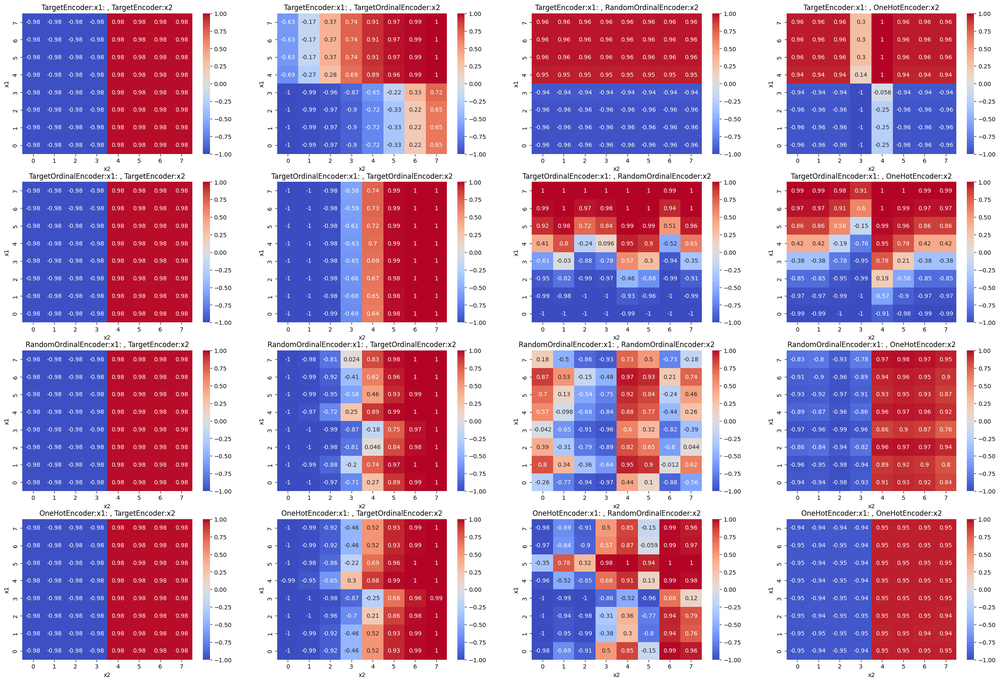
#> input picture asymmetric_log_reg.png, 1000 x 682 px, shrunk from 2381 x 1625 before the run, given in place of nn_no_reg.png, which was not available
$ jupyter execute a.ipynb   (older library calls are emulated)   (text cells are left out)
#> lines starting #> are read from the running program, lines starting #| are printed output that depends on the picture; after the words box and inside, x2 and y2 are one past the last pixel; in counts of white or black regions, pixels touching at a corner belong together; pictures that were not available may be replaced by others from this repository, and a replacement may not be noted
[cell 1]
import cv2
import numpy as np
import matplotlib.pyplot as plt
from PIL import Image, ImageDraw, ImageFont

[cell 2]
def textsize(text, font):
    im = Image.new(mode="P", size=(0, 0))
    draw = ImageDraw.Draw(im)
    _, _, width, height = draw.textbbox((0, 0), text=text, font=font)
    return width, height

def add_rotated_text_to_image(image_array: np.ndarray, text: str, position: tuple,font_size, rotation_angle: int = 0, font_path: str = None, text_color: tuple = (255, 255, 255)):
    # Convert numpy array to PIL Image
    image = Image.fromarray(image_array)

    # Load a font (default to a basic font if no font path is provided)
    if font_path:
        font = ImageFont.truetype(font_path, font_size)
    else:
        font = ImageFont.load_default(font_size)

    # Create the text image to rotate
    text_image = Image.new('RGBA', textsize(text, font=font), (255, 255, 255, 0))
    text_draw = ImageDraw.Draw(text_image)
    text_draw.text((0, 0), text, font=font, fill=text_color)

    # Rotate the text image
    rotated_text_image = text_image.rotate(rotation_angle, expand=1)

    # Paste the rotated text image onto the original image
    image.paste(rotated_text_image, position, rotated_text_image)

    # Convert back to numpy array if needed
    result_image_array = np.array(image)

    return result_image_array

def add_text(img, text, pos, rotation_angle=0, font_size=20):
    return add_rotated_text_to_image(img, text, pos, font_size, rotation_angle=rotation_angle, text_color=(0, 0, 0))

[cell 3]
def convert_image(input_file):
#> called with input_file = 'nn_no_reg'
    name = input_file
    # Load the original image
    image = cv2.imread(f'{name}.png')
#> image is the input picture: shape (682, 1000, 3); mean B, G, R 183.6, 150.9, 186.3

    # Convert image from BGR to RGB
    image_rgb = cv2.cvtColor(image, cv2.COLOR_BGR2RGB)

    # Assuming the image is divided into 4x4 grid of heatmaps
    rows, cols = 4, 4
    height, width, _ = image_rgb.shape
#> height = 682; width = 1000
    ho = 20
    sub_height, sub_width = (height - ho) // rows, width // cols
#> sub_height = 165; sub_width = 250

    # Create a list to hold the individual heatmaps
    heatmaps = []

    # Split the image into 16 smaller heatmaps
    for i in range(rows):
        for j in range(cols):
            # Extract the individual heatmap
            sub_image = image_rgb[i*sub_height:(i+1)*sub_height, j*sub_width:(j+1)*sub_width]
            heatmaps.append((i,j,sub_image))
#> after the loop, heatmaps = 16 items


    legend = None
    counter = 0
    letters = [chr(x) for x in range(97,97+26)]

    # Function to mask the lower triangle
    fontFace = cv2.FONT_HERSHEY_SIMPLEX
    color = (0, 0, 0)
    white = 255

    def mask_lower_triangle(image, i, j):
        # remove heading and legend
        heading_height = 30
        bottom_height = -5
        feature_label_width = 30
        legend_width = -74

        image[:heading_height,:,:] = white
        image[bottom_height:,:,:] = white
        image[:,:feature_label_width,:] = white

        nonlocal legend
        legend = image[:,legend_width:,:]
        image[:,legend_width:,:] = white

        h,w,_ = image.shape


        if i <= j:
            nonlocal counter
            letter = letters[counter]
            counter += 1

            # image = cv2.putText(img=image, text=f"({letter})", org = (w-70,40), fontFace=fontFace, fontScale=0.5, color=color)
            image = add_text(image, f"({letter})", (w-70,40))
#> in add_rotated_text_to_image, `rotated_text_image = text_image.rotate(rotation_angle, expand=1)`:
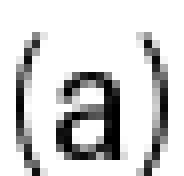
#> rotated_text_image: PIL image 23x22 RGBA (shown 8 times larger); mean R, G, B, A 176.9, 176.9, 176.9, 44; transparent parts drawn white
            image = add_text(image, "x2", (w // 2 - 20, h-10), font_size=10)
            image = add_text(image, "x1", (10, h // 2 - 20), font_size=10, rotation_angle=90)
            return image

        image[:, :, :] = white

        return image

    # Apply the mask to each heatmap
    masked_heatmaps = [mask_lower_triangle(hm, i, j) for (i,j,hm) in heatmaps]
#> in mask_lower_triangle (call 2), `image[:,legend_width:,:] = white`: image: shape (165, 250, 3); mean of channels 0, 1, 2 208.3, 195, 218
#> in mask_lower_triangle (call 3), `image[bottom_height:,:,:] = white`: image: shape (165, 250, 3); mean of channels 0, 1, 2 184.6, 155.7, 192.2
#> in mask_lower_triangle (call 3), `image[:,:feature_label_width,:] = white`: image: shape (165, 250, 3); mean of channels 0, 1, 2 184.9, 156, 192.5
#> in mask_lower_triangle (call 3), `image[:,legend_width:,:] = white`: image: shape (165, 250, 3); mean of channels 0, 1, 2 197.7, 173.5, 203.9
#> call 4 of mask_lower_triangle, with i = 0, j = 3
#> in mask_lower_triangle (call 4), `image[bottom_height:,:,:] = white`: image: shape (165, 250, 3); mean of channels 0, 1, 2 189.8, 164.1, 196.6
#> in mask_lower_triangle (call 4), `image[:,:feature_label_width,:] = white`: image: shape (165, 250, 3); mean of channels 0, 1, 2 190, 164.3, 196.8
#> in mask_lower_triangle (call 4), `legend = image[:,legend_width:,:]`:
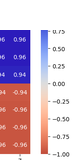
#> legend: shape (165, 74, 3); mean of channels 0, 1, 2 206.3, 188.6, 211.9; drawn as B, G, R
#> in mask_lower_triangle (call 4), `image[:,legend_width:,:] = white`:
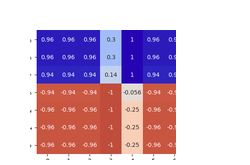
#> image: shape (165, 250, 3); mean of channels 0, 1, 2 204.4, 184, 209.6; drawn as B, G, R
#> in add_rotated_text_to_image (call 10), `rotated_text_image = text_image.rotate(rotation_angle, expand=1)`:
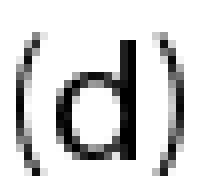
#> rotated_text_image: PIL image 25x22 RGBA (shown 8 times larger); mean R, G, B, A 178, 178, 178, 46.8; transparent parts drawn white
#> in mask_lower_triangle (call 5), `image[bottom_height:,:,:] = white`: image: shape (165, 250, 3); mean of channels 0, 1, 2 185.4, 147, 183.1
#> in mask_lower_triangle (call 5), `image[:,:feature_label_width,:] = white`:
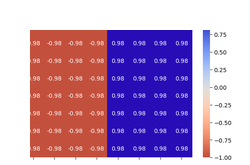
#> image: shape (165, 250, 3); mean of channels 0, 1, 2 190.3, 151.3, 184.9; drawn as B, G, R
#> in mask_lower_triangle (call 5), `legend = image[:,legend_width:,:]`:
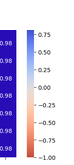
#> legend: shape (165, 74, 3); mean of channels 0, 1, 2 234.9, 206.1, 212.6; drawn as B, G, R
#> in mask_lower_triangle (call 5), `image[:,legend_width:,:] = white`:
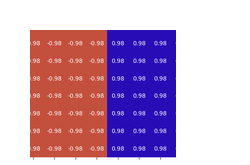
#> image: shape (165, 250, 3); 10.64% of pixels changed, all inside (x1, y1, x2, y2) = (176, 30, 234, 160); drawn as B, G, R
#> in mask_lower_triangle (call 5), `image[:, :, :] = white`: image: shape (165, 250, 3); every value is 255
#> in mask_lower_triangle (call 6), `image[bottom_height:,:,:] = white`: image: shape (165, 250, 3); mean of channels 0, 1, 2 189.9, 154.2, 187.6
#> in mask_lower_triangle (call 6), `image[:,:feature_label_width,:] = white`:
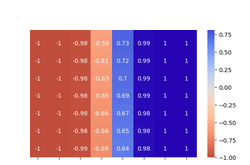
#> image: shape (165, 250, 3); mean of channels 0, 1, 2 191.9, 156.1, 188.5; drawn as B, G, R
#> in mask_lower_triangle (call 6), `legend = image[:,legend_width:,:]`:
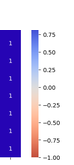
#> legend: shape (165, 74, 3); mean of channels 0, 1, 2 230.3, 191.1, 200.5; drawn as B, G, R
#> in mask_lower_triangle (call 6), `image[:,legend_width:,:] = white`:
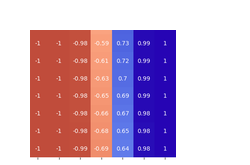
#> image: shape (165, 250, 3); 11.49% of pixels changed, all inside (x1, y1, x2, y2) = (176, 30, 238, 160); drawn as B, G, R
#> masked_heatmaps = 16 items

    # Recombine the masked heatmaps into a new 4x4 grid image
    combined_image = np.ones_like(image_rgb) * 255
    for i in range(rows):
        for j in range(cols):
            combined_image[i*sub_height:(i+1)*sub_height, j*sub_width:(j+1)*sub_width] = masked_heatmaps[i*cols + j]

    def draw_grid(img, grid_shape, color=(0, 255, 0), thickness=1):
        h, w, _ = img.shape
        rows, cols = grid_shape
        dy, dx = (h - ho) / rows, w / cols

        # draw vertical lines
        for i in range(cols):
            x = int(round(dx * (i+1)))
            cv2.line(img, (x, 0), (x, h), color=color, thickness=thickness)

        # draw horizontal lines
        # for y in np.linspace(start=dy, stop=h-dy, num=rows-1):
        for j in range(rows):
            y = int(round(dy * (j+1)))
            cv2.line(img, (0, y), (w, y), color=color, thickness=thickness)

        return img

    # combined_image = draw_grid(combined_image, (4,4))

    # put column headers
    start_x = 170
    start_y = 120
    dx = 1.15 * (width - start_x) / cols
#> dx = 238.6
    dy = 1.15 * (height - start_y) / rows
#> dy = 161.6
    labels = ["Target Continuous", "Target Ordinal", "Random Ordinal", "One Hot"]

    # shift everything down
    s = 60
    so = combined_image.shape
#> so = (682, 1000, 3)
    new_c_image = np.ones((so[0] + s, so[1] + s, so[2]), dtype=combined_image.dtype) * white
    new_c_image[s:,s:,:] = combined_image[:,:,:]
    print(new_c_image.shape, combined_image.shape)
#| (742, 1060, 3) (682, 1000, 3)
    combined_image = new_c_image
    # combined_image[s:,s:,:] = combined_image[:height-s,:width-s,:]
    # combined_image[:s,:,:] = white
    # combined_image[:,:s,:] = white

    for i, label in enumerate(labels):
        x_offset = int(start_x + dx * i)
        y_offset = int(start_y + dy * i)
        combined_image = add_text(combined_image, label, (x_offset, 60))
        combined_image = add_text(combined_image, label, (45, y_offset), rotation_angle=90)

    # put headers
    # cv2.putText(combined_image, "x_2 encoding", (width // 2, 20), fontFace=fontFace, fontScale=0.8, color=color)
    combined_image = add_text(combined_image, "x2 encoding", (width // 2, 0), font_size=35)
    combined_image = add_text(combined_image, "x1 encoding", (0, height // 2), font_size=35, rotation_angle=90)

    # Display the final image
    plt.imshow(combined_image)
    plt.axis('off')
    # plt.show()

    # Save the final image if needed
    cv2.imwrite(f'{name}_processed.png', cv2.cvtColor(combined_image, cv2.COLOR_RGB2BGR))


convert_image("nn_no_reg")
